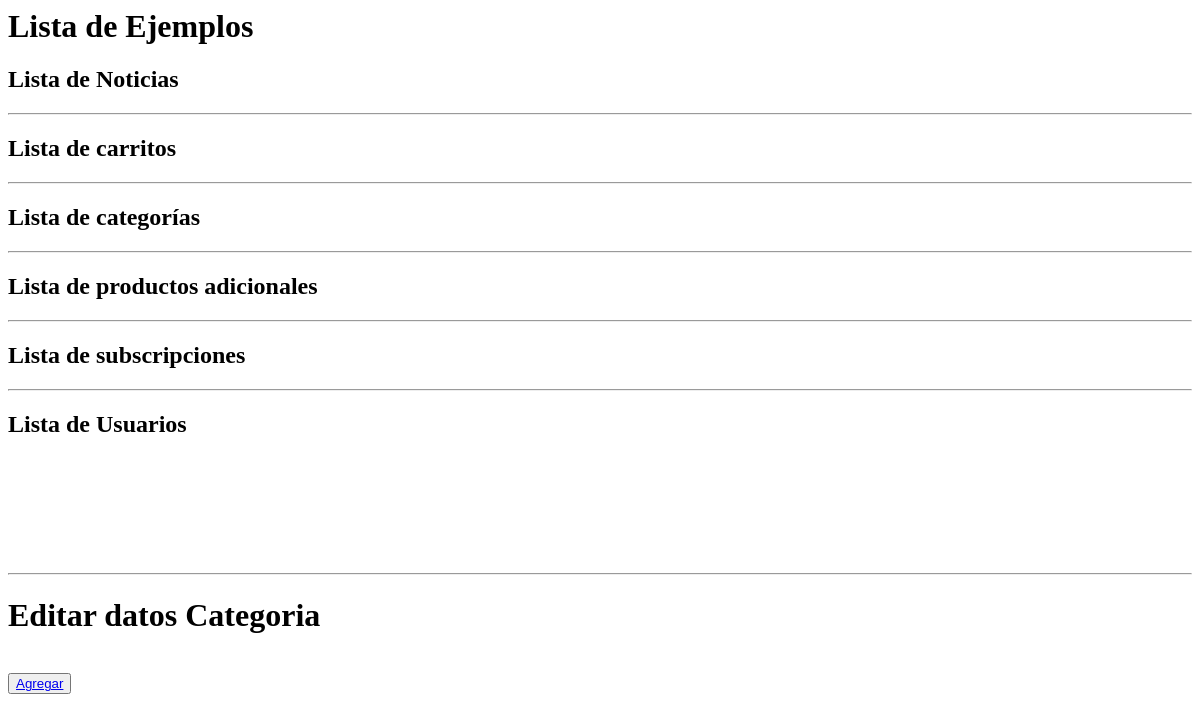
/crud_categorias, run on an earlier commit of the app's database.
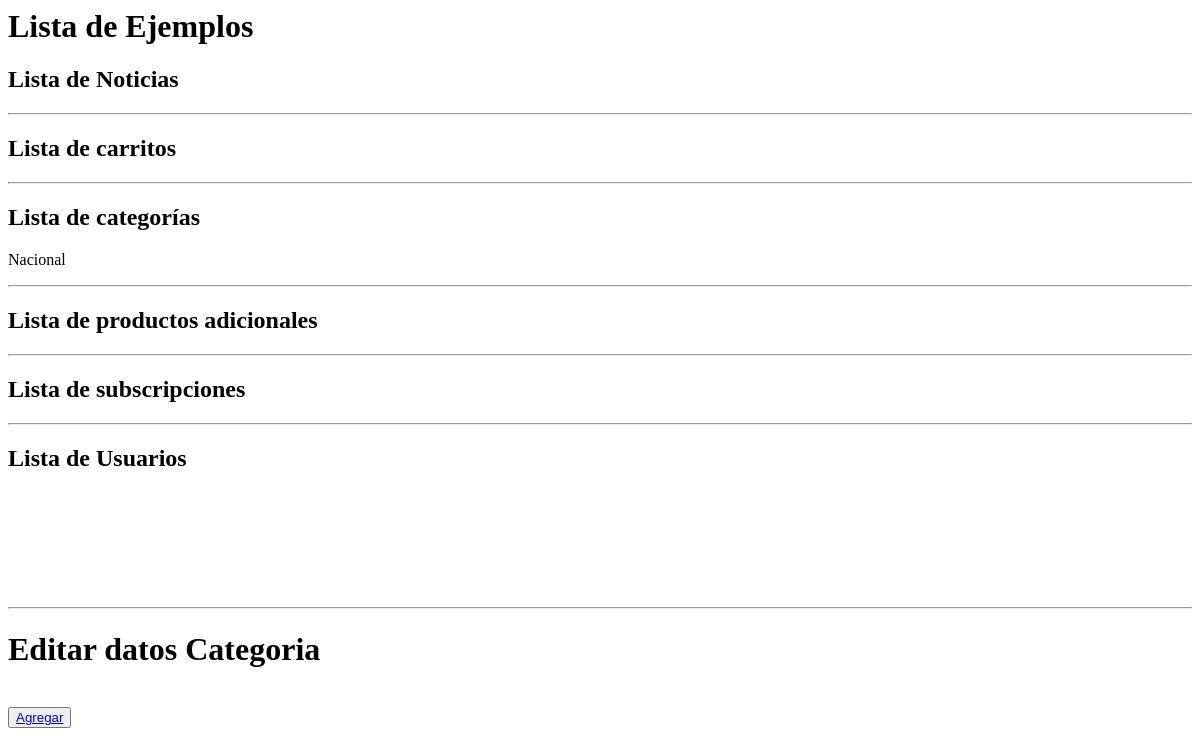
And on a later commit of the database.
### Noticias/models.py (models this page shows, shortened)
class Categoria(models.Model):
    nom_categoria  = models.CharField(max_length=20)

### Noticias/views.py (the view)
# urls.py: path('crud_categorias', views.crud_categorias, name='crud_categorias'),
def crud_categorias(request):
    categorias = Categoria.objects.all()
    context = {'categorias': categorias}
    print("enviado datos categorias_list")
    return render(request, 'test.html',context)

### Noticias/templates/test.html (shortened to what this page needs)
<html lang="en">
<head>
</head>
<body>
    <h1>Lista de Ejemplos</h1>
        <div class="noticias-test">
            <h2>Lista de Noticias</h2>
        </div>
        <hr>
        <div class="carrito-test">
            <h2>Lista de carritos</h2>
        </div>
        <hr>
        <div class="categorias-test">
            <h2>Lista de categorías</h2>
            {% for categoria in categorias %}
            <div>
                <p> {{categoria.nom_categoria}} </p>
            </div>
            {% endfor%}
        </div>
        <hr>
        <div class="producto_adicional-test">
            <h2>Lista de productos adicionales</h2>
        </div>
        <hr>
        <div class="subscripciones-test">
            <h2>Lista de subscripciones</h2>
        </div>
        <hr>
        <div class="usuarios-test">
            <h2>Lista de Usuarios</h2>
        </div>
        <br><br><br><br><br><br>
        <hr>
        <h1>Editar datos Categoria</h1>
        <br>
        <button type="button">
            <a href="{% url 'categoriasAdd' %}"> Agregar</a>
        </button>
</body>
</html>

What changed in the data, as far as the page shows it:
added Categoria: nom_categoria "Nacional"
